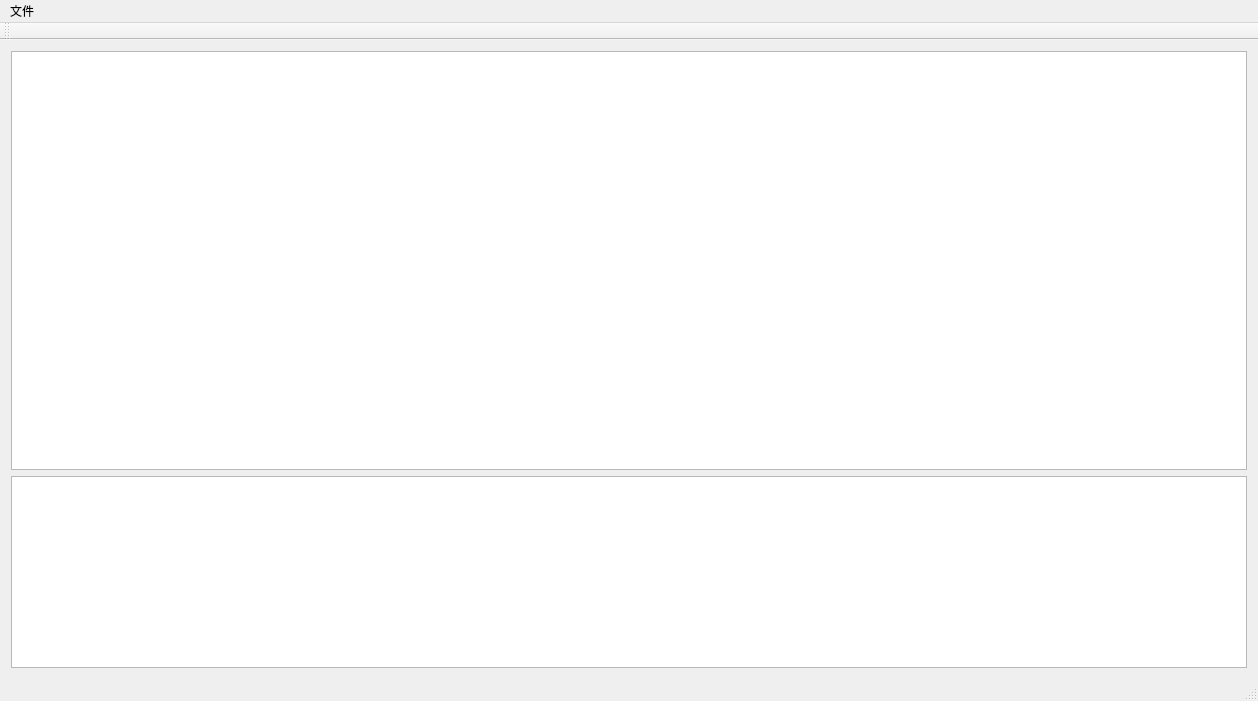
<?xml version="1.0" encoding="UTF-8"?>
<ui version="4.0">
 <class>Qt_window</class>
 <widget class="QMainWindow" name="Qt_window">
  <property name="geometry">
   <rect>
    <x>0</x>
    <y>0</y>
    <width>1258</width>
    <height>701</height>
   </rect>
  </property>
  <property name="windowTitle">
   <string>Qt_window</string>
  </property>
  <widget class="QWidget" name="centralWidget">
   <layout class="QVBoxLayout" name="verticalLayout">
    <item>
     <widget class="QTableWidget" name="schedule">
      <property name="sizePolicy">
       <sizepolicy hsizetype="Expanding" vsizetype="Expanding">
        <horstretch>1</horstretch>
        <verstretch>0</verstretch>
       </sizepolicy>
      </property>
      <property name="frameShadow">
       <enum>QFrame::Raised</enum>
      </property>
     </widget>
    </item>
    <item>
     <widget class="QListWidget" name="taskList">
      <property name="sizePolicy">
       <sizepolicy hsizetype="Expanding" vsizetype="Preferred">
        <horstretch>0</horstretch>
        <verstretch>0</verstretch>
       </sizepolicy>
      </property>
     </widget>
    </item>
   </layout>
  </widget>
  <widget class="QMenuBar" name="menuBar">
   <property name="geometry">
    <rect>
     <x>0</x>
     <y>0</y>
     <width>1258</width>
     <height>17</height>
    </rect>
   </property>
   <widget class="QMenu" name="menu">
    <property name="title">
     <string>文件</string>
    </property>
    <addaction name="actionNew_task"/>
    <addaction name="actionNew_course"/>
   </widget>
   <addaction name="menu"/>
  </widget>
  <widget class="QToolBar" name="mainToolBar">
   <attribute name="toolBarArea">
    <enum>TopToolBarArea</enum>
   </attribute>
   <attribute name="toolBarBreak">
    <bool>false</bool>
   </attribute>
  </widget>
  <widget class="QStatusBar" name="statusBar"/>
  <action name="actionNew_task">
   <property name="checkable">
    <bool>false</bool>
   </property>
   <property name="icon">
    <iconset theme="dd">
     <normaloff>.</normaloff>.</iconset>
   </property>
   <property name="text">
    <string>new task</string>
   </property>
   <property name="font">
    <font>
     <family>Adobe Gurmukhi</family>
    </font>
   </property>
  </action>
  <action name="actionNew_course">
   <property name="text">
    <string>new course</string>
   </property>
   <property name="font">
    <font>
     <family>Adobe Gurmukhi</family>
    </font>
   </property>
  </action>
 </widget>
 <layoutdefault spacing="6" margin="11"/>
 <resources/>
 <connections/>
</ui>
